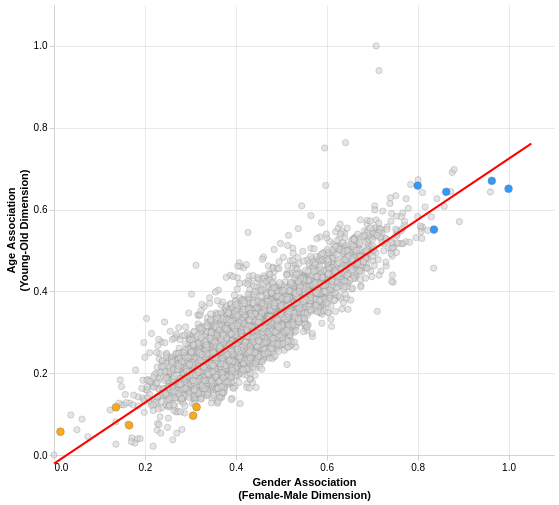

Notebook source saved alongside this figure:
### Markdown cell above
### Make Regression Plot Interactive (via Altair library)

### Code cell
# state the special colored points
bluepoints = df1[df1["social_category"].isin(["military personnel", "elected official", "chairman of the board",
                                                 "director of research", "chief of staff"])].copy()
orangepoints = df1[df1["social_category"].isin(["intern", "homoeopath", "novice", "secretary", "cook"])].copy()

# for the regression line take parameters needed
intercept = mod0_res.params[0]
slope = mod0_res.params[1]
x_range = pd.DataFrame({"gender_norm_main": [0, 1.05]})
x_range["age_norm_main"] = intercept + slope * x_range["gender_norm_main"]

# shared tooltip
tooltip = [
    alt.Tooltip("social_category:N", title="social_category"),
    alt.Tooltip("gender_norm_main:Q", title="gender_norm", format=".3f"),
    alt.Tooltip("age_norm_main:Q", title="age_norm",    format=".3f")]

# shared axis encodings
x_enc = alt.X("gender_norm_main:Q",
               scale=alt.Scale(domain=[0, 1.05]),
               title=["Gender Association", "(Female-Male Dimension)"],
               axis=alt.Axis(tickCount=6))

y_enc = alt.Y("age_norm_main:Q",
               scale=alt.Scale(domain=[0, 1.05]),
               title=["Age Association", "(Young-Old Dimension)"],
               axis=alt.Axis(tickCount=6))

# base scatter (grey points)
scatter = (alt.Chart(df1)
           .mark_point(filled=True, color="lightgrey", stroke="grey",
                       strokeWidth=0.5, size=40, opacity=0.6)
           .encode(x=x_enc, y=y_enc, tooltip=tooltip))

# regression line
reg_line = (alt.Chart(x_range)
            .mark_line(color="red", strokeWidth=2)
            .encode(x="gender_norm_main:Q", y="age_norm_main:Q"))

# blue special points
blue_scatter = (alt.Chart(bluepoints)
                .mark_point(filled=True, color="dodgerblue", stroke="grey",
                            strokeWidth=0.5, size=60, opacity=0.9)
                .encode(x="gender_norm_main:Q", y="age_norm_main:Q", tooltip=tooltip))

# orange special points
orange_scatter = (alt.Chart(orangepoints)
                  .mark_point(filled=True, color="orange", stroke="grey",
                              strokeWidth=0.5, size=60, opacity=0.9)
                  .encode(x="gender_norm_main:Q", y="age_norm_main:Q", tooltip=tooltip))

# combine all layers
chart = (scatter + reg_line + blue_scatter + orange_scatter).properties(
    width=500,
    height=450
).configure_axis(
    grid=True,
    gridColor="lightgrey",
    gridWidth=0.5,
    domainColor="lightgrey",
    tickColor="lightgrey",
    titleColor="black"
).configure_view(strokeWidth=0)

chart

### Figure 1 — Vega-Lite specification as saved in the notebook (floating-point values rounded to 4 significant figures; data arrays with more than 128 entries replaced by an {"elided": "..."} marker saying what was removed)
{"config": {"view": {"continuousWidth": 300, "continuousHeight": 300, "strokeWidth": 0}, "axis": {"domainColor": "lightgrey", "grid": true, "gridColor": "lightgrey", "gridWidth": 0.5, "tickColor": "lightgrey", "titleColor": "black"}}, "layer": [{"data": {"name": "data-866d9b8d1301128d58227607813abb05"}, "mark": {"type": "point", "color": "lightgrey", "filled": true, "opacity": 0.6, "size": 40, "stroke": "grey", "strokeWidth": 0.5}, "encoding": {"tooltip": [{"field": "social_category", "title": "social_category", "type": "nominal"}, {"field": "gender_norm_main", "format": ".3f", "title": "gender_norm", "type": "quantitative"}, {"field": "age_norm_main", "format": ".3f", "title": "age_norm", "type": "quantitative"}], "x": {"axis": {"tickCount": 6}, "field": "gender_norm_main", "scale": {"domain": [0, 1.05]}, "title": ["Gender Association", "(Female-Male Dimension)"], "type": "quantitative"}, "y": {"axis": {"tickCount": 6}, "field": "age_norm_main", "scale": {"domain": [0, 1.05]}, "title": ["Age Association", "(Young-Old Dimension)"], "type": "quantitative"}}}, {"data": {"name": "data-e781f0e802732ce5bc58cd8082afeced"}, "mark": {"type": "line", "color": "red", "strokeWidth": 2}, "encoding": {"x": {"field": "gender_norm_main", "type": "quantitative"}, "y": {"field": "age_norm_main", "type": "quantitative"}}}, {"data": {"name": "data-cdb69ac8226e97f3c802e7f3bfc558c6"}, "mark": {"type": "point", "color": "dodgerblue", "filled": true, "opacity": 0.9, "size": 60, "stroke": "grey", "strokeWidth": 0.5}, "encoding": {"tooltip": [{"field": "social_category", "title": "social_category", "type": "nominal"}, {"field": "gender_norm_main", "format": ".3f", "title": "gender_norm", "type": "quantitative"}, {"field": "age_norm_main", "format": ".3f", "title": "age_norm", "type": "quantitative"}], "x": {"field": "gender_norm_main", "type": "quantitative"}, "y": {"field": "age_norm_main", "type": "quantitative"}}}, {"data": {"name": "data-57a253a625c192da4e1cfe3d7b777bb7"}, "mark": {"type": "point", "color": "orange", "filled": true, "opacity": 0.9, "size": 60, "stroke": "grey", "strokeWidth": 0.5}, "encoding": {"tooltip": [{"field": "social_category", "title": "social_category", "type": "nominal"}, {"field": "gender_norm_main", "format": ".3f", "title": "gender_norm", "type": "quantitative"}, {"field": "age_norm_main", "format": ".3f", "title": "age_norm", "type": "quantitative"}], "x": {"field": "gender_norm_main", "type": "quantitative"}, "y": {"field": "age_norm_main", "type": "quantitative"}}}], "height": 450, "width": 500, "$schema": "https://vega.github.io/schema/vega-lite/v5.20.1.json", "datasets": {"data-866d9b8d1301128d58227607813abb05": {"elided": "3495 records"}, "data-e781f0e802732ce5bc58cd8082afeced": [{"gender_norm_main": 0.0, "age_norm_main": -0.02108}, {"gender_norm_main": 1.05, "age_norm_main": 0.7611}], "data-cdb69ac8226e97f3c802e7f3bfc558c6": [{"social_category": "chairman of the board", "Source": "GPT2", "gender_score": -0.03396, "gender_norm_main": 0.9632, "gender_ext": 0.05012, "gender_norm_ext": 0.9358, "gender_red": 0.01993, "gender_norm_red": 0.9598, "age_score": -0.01151, "age_norm_main": 0.6703, "age_ext": 0.01309, "age_norm_ext": 0.4389, "age_red": -0.002641, "age_norm_red": 0.8916}, {"social_category": "chief of staff", "Source": "GPT2", "gender_score": -0.08315, "gender_norm_main": 0.8359, "gender_ext": 0.03842, "gender_norm_ext": 0.8371, "gender_red": -0.02166, "gender_norm_red": 0.8307, "age_score": -0.03388, "age_norm_main": 0.5512, "age_ext": 0.008316, "age_norm_ext": 0.4071, "age_red": -0.02377, "age_norm_red": 0.7027}, {"social_category": "director of research", "Source": "GPT2", "gender_score": -0.01975, "gender_norm_main": 1.0, "gender_ext": 0.05774, "gender_norm_ext": 1.0, "gender_red": 0.03289, "gender_norm_red": 1.0, "age_score": -0.01516, "age_norm_main": 0.6509, "age_ext": 0.01076, "age_norm_ext": 0.4234, "age_red": -0.006746, "age_norm_red": 0.8549}, {"social_category": "elected official", "Source": "GPT2", "gender_score": -0.0727, "gender_norm_main": 0.8629, "gender_ext": 0.02619, "gender_norm_ext": 0.734, "gender_red": -0.002932, "gender_norm_red": 0.8888, "age_score": -0.01656, "age_norm_main": 0.6434, "age_ext": 0.02395, "age_norm_ext": 0.5114, "age_red": -0.01845, "age_norm_red": 0.7503}, {"social_category": "military personnel", "Source": "GPT2", "gender_score": -0.09693, "gender_norm_main": 0.8002, "gender_ext": 0.009372, "gender_norm_ext": 0.5922, "gender_red": -0.01576, "gender_norm_red": 0.849, "age_score": -0.01371, "age_norm_main": 0.6586, "age_ext": 0.03628, "age_norm_ext": 0.5936, "age_red": -0.02809, "age_norm_red": 0.664}], "data-57a253a625c192da4e1cfe3d7b777bb7": [{"social_category": "cook", "Source": "GPT2", "gender_score": -0.3421, "gender_norm_main": 0.1654, "gender_ext": -0.01903, "gender_norm_ext": 0.3527, "gender_red": -0.2371, "gender_norm_red": 0.1617, "age_score": -0.1237, "age_norm_main": 0.07255, "age_ext": -0.02799, "age_norm_ext": 0.1647, "age_red": -0.08445, "age_norm_red": 0.16}, {"social_category": "homoeopath", "Source": "GPT2", "gender_score": -0.3534, "gender_norm_main": 0.1362, "gender_ext": -0.03264, "gender_norm_ext": 0.2379, "gender_red": -0.2404, "gender_norm_red": 0.1515, "age_score": -0.1154, "age_norm_main": 0.1166, "age_ext": -0.02173, "age_norm_ext": 0.2065, "age_red": -0.07977, "age_norm_red": 0.2019}, {"social_category": "intern", "Source": "GPT2", "gender_score": -0.4005, "gender_norm_main": 0.01418, "gender_ext": -0.05683, "gender_norm_ext": 0.03392, "gender_red": -0.2768, "gender_norm_red": 0.03865, "age_score": -0.1266, "age_norm_main": 0.05687, "age_ext": -0.0155, "age_norm_ext": 0.2482, "age_red": -0.0976, "age_norm_red": 0.04247}, {"social_category": "novice", "Source": "GPT2", "gender_score": -0.2848, "gender_norm_main": 0.3138, "gender_ext": -0.01549, "gender_norm_ext": 0.3825, "gender_red": -0.1911, "gender_norm_red": 0.3047, "age_score": -0.1154, "age_norm_main": 0.1169, "age_ext": -0.03503, "age_norm_ext": 0.1178, "age_red": -0.07936, "age_norm_red": 0.2056}, {"social_category": "secretary", "Source": "GPT2", "gender_score": -0.2878, "gender_norm_main": 0.3061, "gender_ext": 0.0005453, "gender_norm_ext": 0.5177, "gender_red": -0.2084, "gender_norm_red": 0.2509, "age_score": -0.1193, "age_norm_main": 0.09624, "age_ext": -0.03016, "age_norm_ext": 0.1503, "age_red": -0.07765, "age_norm_red": 0.2208}]}}
